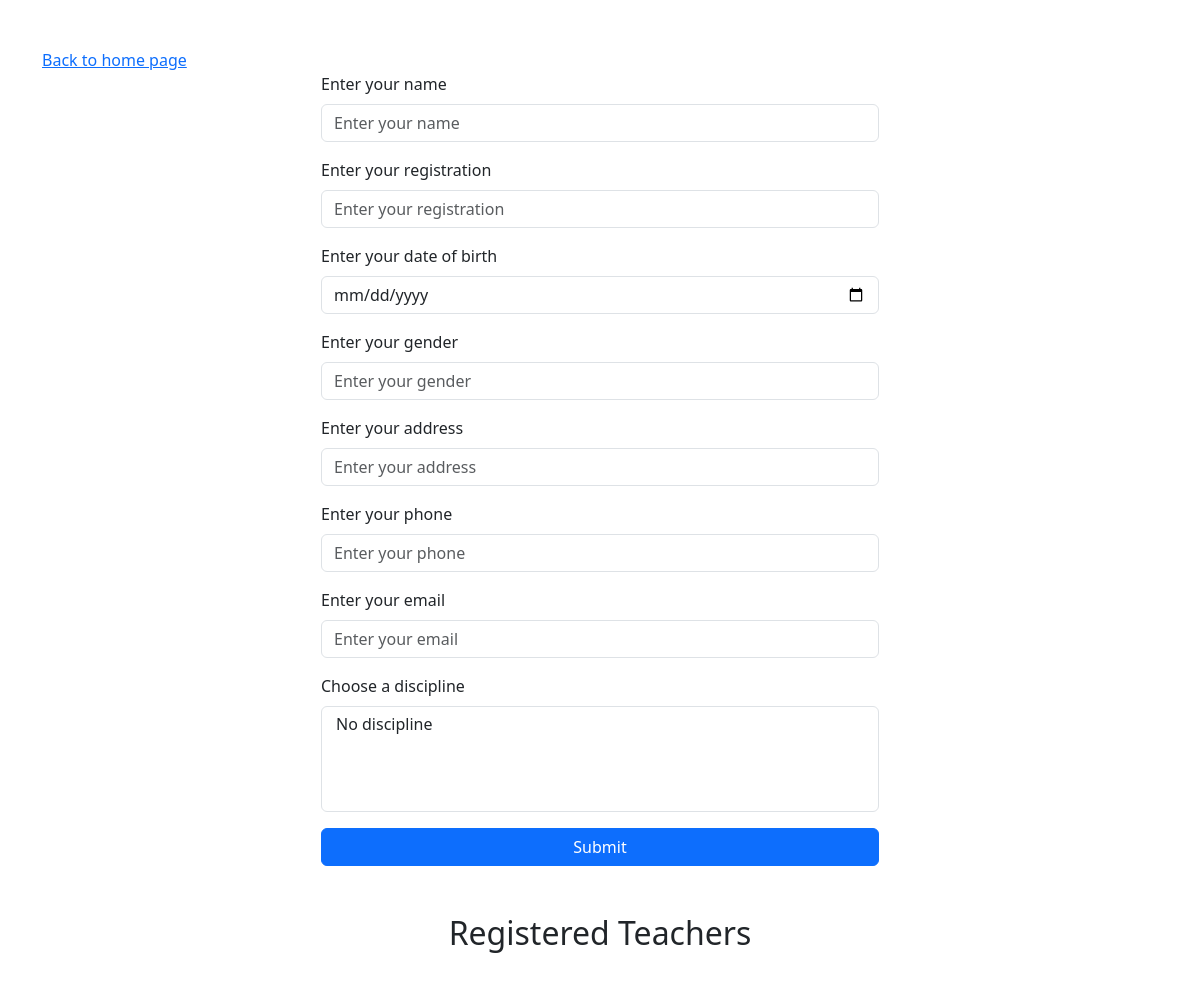
The app's page /teacher, older data.
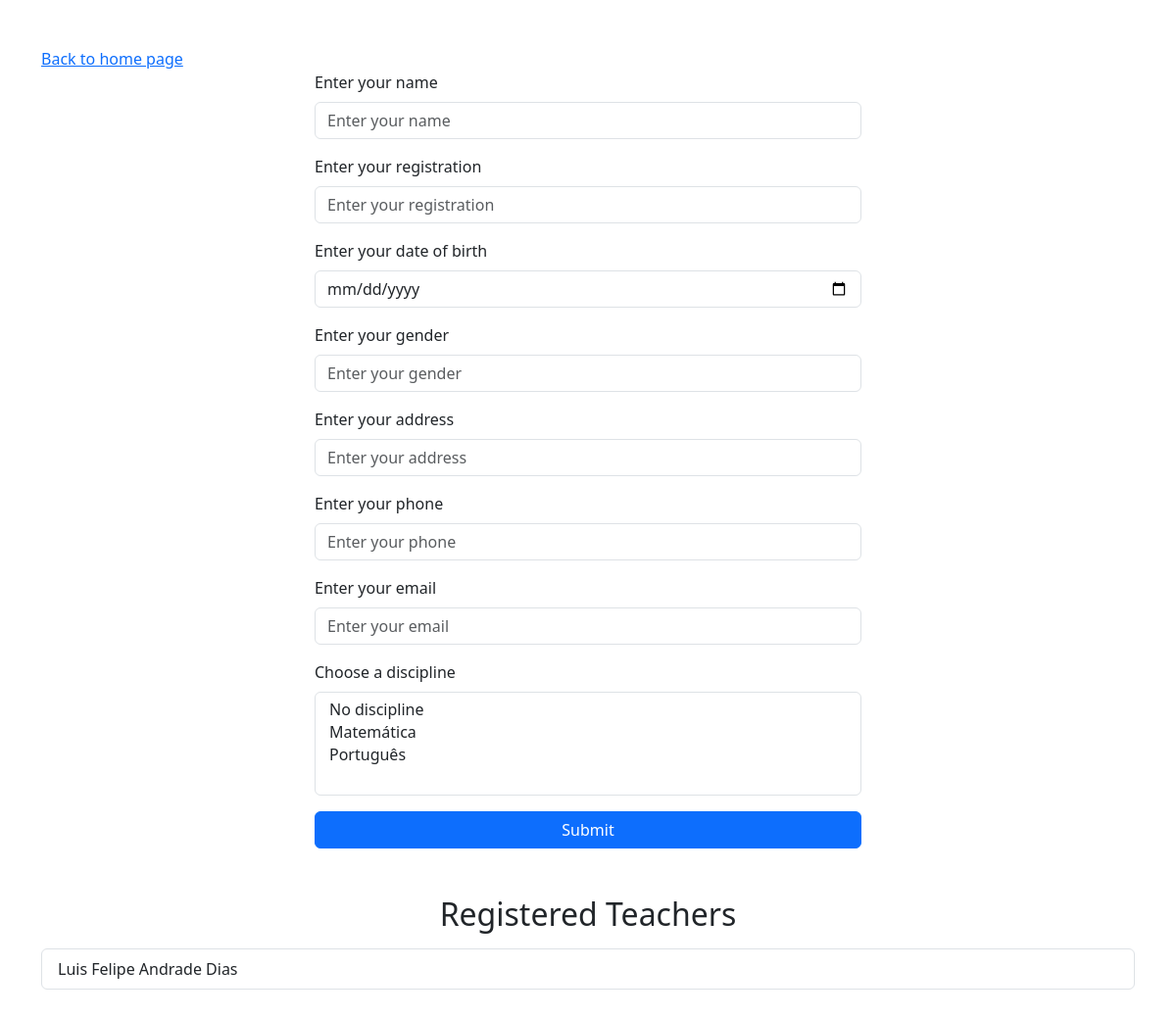
The same page, newer data.
### app/models.py (models this page shows)
class Teacher(db.Model):
  __tablename__ = 'teachers'
  id = db.Column(db.Integer, primary_key=True)
  name = db.Column(db.String(100), nullable=False)
  registration = db.Column(db.String(50), unique=True, nullable=False)
  date_of_birth = db.Column(db.String(20), nullable=False)
  gender = db.Column(db.String(10), nullable=False)
  address = db.Column(db.String(255), nullable=False)
  phone = db.Column(db.String(15), nullable=False)
  email = db.Column(db.String(120), unique=True, nullable=False)
  disciplines = db.relationship('Discipline', secondary='teacher_discipline', back_populates='teachers')

### app/routes.py (the view, shortened to what this page needs)
@main.route('/teacher', methods=['GET', 'POST'])
def teacher():
  form = TeacherForm()
  teachers = Teacher.query.all()
  return render_template('teacher.html', form=form, teachers=teachers)

### app/forms.py
class TeacherForm(FlaskForm):
  name = StringField('Enter your name', validators=[DataRequired()])
  registration = StringField('Enter your registration', validators=[DataRequired()])
  dateOfBirth = DateField('Enter your date of birth', format='%Y-%m-%d', validators=[DataRequired()])
  gender = StringField('Enter your gender', validators=[DataRequired()])
  address = StringField('Enter your address', validators=[DataRequired()])
  phone = StringField('Enter your phone', validators=[DataRequired()])
  email = StringField('Enter your email', validators=[DataRequired()])
  discipline = SelectMultipleField('Choose a discipline', default=None, coerce=int)
  submit = SubmitField('Submit')
  def __init__(self, *args, **kwargs):
    super(TeacherForm, self).__init__(*args, **kwargs)
    self.discipline.choices = [(discipline.id, discipline.name) for discipline in Discipline.query.all()]
    self.discipline.choices.insert(0, (0, "No discipline"))

### app/templates/teacher.html (shortened to what this page needs)
<!doctype html>
<html lang="en">
<head>
  <link href="https://cdn.jsdelivr.net/npm/bootstrap@5.3.3/dist/css/bootstrap.min.css" rel="stylesheet"
>
</head>
<body>
  <div class="container my-5">
    <a href="/">Back to home page</a>
    <form class="w-50 m-auto" method="POST" action="">
      <div class="mb-3">
        {{ form.name.label(class="form-label") }}
        {{ form.name(class="form-control", placeholder="Enter your name") }}
      </div>
      <div class="mb-3">
        {{ form.registration.label(class="form-label") }}
        {{ form.registration(class="form-control", placeholder="Enter your registration") }}
      </div>
      <div class="mb-3">
        {{ form.dateOfBirth.label(class="form-label") }}
        {{ form.dateOfBirth(class="form-control", type="date", placeholder="Enter your date of birth") }}
      </div>
      <div class="mb-3">
        {{ form.gender.label(class="form-label") }}
        {{ form.gender(class="form-control", placeholder="Enter your gender") }}
      </div>
      <div class="mb-3">
        {{ form.address.label(class="form-label") }}
        {{ form.address(class="form-control", placeholder="Enter your address") }}
      </div>
      <div class="mb-3">
        {{ form.phone.label(class="form-label") }}
        {{ form.phone(class="form-control", placeholder="Enter your phone") }}
      </div>
      <div class="mb-3">
        {{ form.email.label(class="form-label") }}
        {{ form.email(class="form-control", placeholder="Enter your email") }}
      </div>
      <div class="mb-3">
        {{ form.discipline.label(class="form-label") }}
        {{ form.discipline(class="form-select") }}
      </div>
      <div class="d-grid">
        {{ form.submit(class="btn btn-primary") }}
      </div>
    </form>
    <h2 class="mt-5 mb-3 text-center">Registered Teachers</h2>
    <ul class="list-group">
      {% for teacher in teachers %}
      <li class="list-group-item">{{ teacher.name }}</li>
      {% endfor %}
    </ul>
  </div>
</body>
</html>

Row changes from the older to the newer data that the page shows:
added Teacher: name "Luis Felipe Andrade Dias"
Text that changed along with them:
form field discipline: "No discipline" → "No discipline / Matemática / Português"
